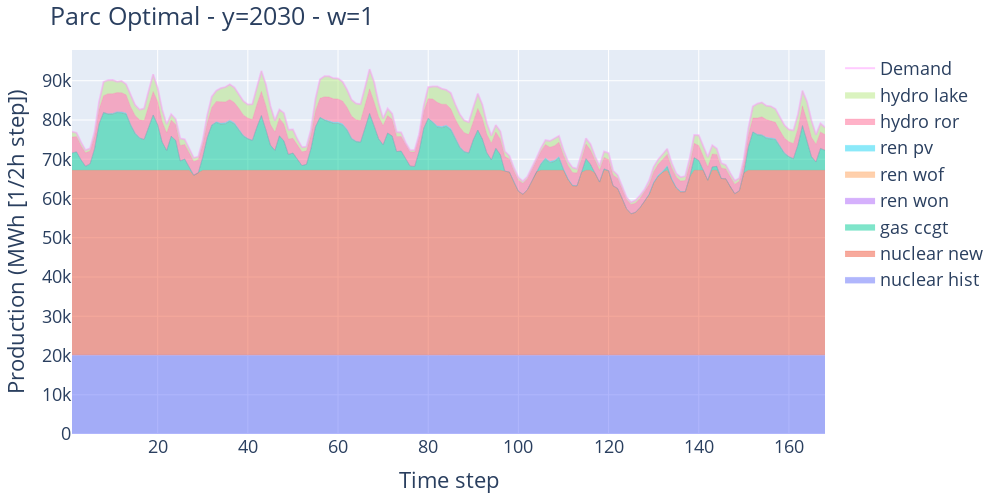
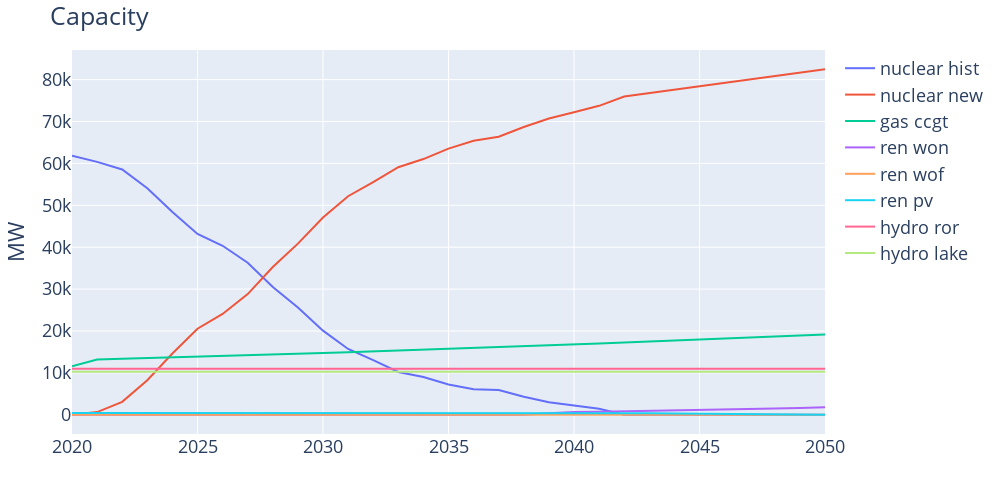

The code cell stored with these charts, in order, in its notebook:
### Code cell
################################################
# Plotting Energy 
################################################

fig = go.Figure()
year = 2030
week = 1

for i,t in techno.items():
    name = t.get_name() + ' ' + t.get_title()
    x = [h for y,w,h in t.get_tech().get_E().keys() if y == year and w == week]
    vals = [t.get_tech().get_E()[(year,week,h)] for h in x]
    fig.add_trace(go.Scatter(x=x,y=vals,stackgroup='one',line=dict(width=0.2),name=name))

x = [h for y,w,h in demand_dict.keys() if y == year and w == week]
vals = [demand_dict [(year,week,h)] for h in x]
fig.add_trace(go.Scatter(x=x,y=vals,mode='lines',line=dict(width=2.0),opacity=0.50,name='Demand'))

fig.update_layout(title=f"Parc Optimal - y={year} - w={week}",
                  yaxis_title='Production (MWh [1/2h step])',
                  xaxis_title="Time step",
                  #barmode='stack',
                  width=1000,height=500,margin=dict(l=50,r=150,b=30,t=50),font=dict(size=18))
fig.show()

print()

################################################
# Capacity evolution
################################################

fig = go.Figure()

for i,t in techno.items():
    name = t.get_name() + ' ' + t.get_title()
    x    = list(t.get_tech().get_P().keys())
    vals = list(t.get_tech().get_P().values())
    fig.add_trace(go.Scatter(x=x,y=vals,mode='lines',line=dict(width=2.0),name=name))

fig.update_layout(title="Capacity",
                  yaxis_title='MW',
                  xaxis_title="",
                  #barmode='stack',
                  width=1000,height=500,margin=dict(l=50,r=150,b=30,t=50),font=dict(size=18))
fig.show()

### Figure 1 — Plotly figure (JSON) as saved in the notebook; plotly's stock layout.template omitted (floating-point values rounded to 4 significant figures; data arrays with more than 128 entries replaced by an {"elided": "..."} marker saying what was removed)
{"data": [{"line": {"width": 0.2}, "name": "nuclear hist", "stackgroup": "one", "type": "scatter", "x": {"elided": "168 int values"}, "y": {"elided": "168 float values"}}, {"line": {"width": 0.2}, "name": "nuclear new", "stackgroup": "one", "type": "scatter", "x": {"elided": "168 int values"}, "y": {"elided": "168 float values"}}, {"line": {"width": 0.2}, "name": "gas ccgt", "stackgroup": "one", "type": "scatter", "x": {"elided": "168 int values"}, "y": {"elided": "168 float values"}}, {"line": {"width": 0.2}, "name": "ren won", "stackgroup": "one", "type": "scatter", "x": {"elided": "168 int values"}, "y": {"elided": "168 int values"}}, {"line": {"width": 0.2}, "name": "ren wof", "stackgroup": "one", "type": "scatter", "x": {"elided": "168 int values"}, "y": {"elided": "168 int values"}}, {"line": {"width": 0.2}, "name": "ren pv", "stackgroup": "one", "type": "scatter", "x": {"elided": "168 int values"}, "y": {"elided": "168 float values"}}, {"line": {"width": 0.2}, "name": "hydro ror", "stackgroup": "one", "type": "scatter", "x": {"elided": "168 int values"}, "y": {"elided": "168 float values"}}, {"line": {"width": 0.2}, "name": "hydro lake", "stackgroup": "one", "type": "scatter", "x": {"elided": "168 int values"}, "y": {"elided": "168 float values"}}, {"line": {"width": 2}, "mode": "lines", "name": "Demand", "opacity": 0.5, "type": "scatter", "x": {"elided": "168 int values"}, "y": {"elided": "168 float values"}}], "layout": {"font": {"size": 18}, "height": 500, "margin": {"b": 30, "l": 50, "r": 150, "t": 50}, "title": {"text": "Parc Optimal - y=2030 - w=1"}, "width": 1000, "xaxis": {"autorange": true, "range": [1, 168], "title": {"text": "Time step"}, "type": "linear"}, "yaxis": {"autorange": true, "range": [0, 97830.0], "title": {"text": "Production (MWh [1/2h step])"}, "type": "linear"}}}

### Figure 2 — Plotly figure (JSON) as saved in the notebook; plotly's stock layout.template omitted (floating-point values rounded to 4 significant figures)
{"data": [{"line": {"width": 2}, "mode": "lines", "name": "nuclear hist", "type": "scatter", "x": [2020, 2021, 2022, 2023, 2024, 2025, 2026, 2027, 2028, 2029, 2030, 2031, 2032, 2033, 2034, 2035, 2036, 2037, 2038, 2039, 2040, 2041, 2042, 2043, 2044, 2045, 2046, 2047, 2048, 2049, 2050], "y": [61840.0, 60360.0, 58560.0, 54070.0, 48410.0, 43180.0, 40350.0, 36290.0, 30500.0, 25630.0, 20080.0, 15710.0, 13060.0, 10230.0, 9003.0, 7239.0, 6111.0, 5900, 4317.0, 2990, 2198.0, 1438.0, 0, 0, 0, 0, 0, 0, 0, 0, 0]}, {"line": {"width": 2}, "mode": "lines", "name": "nuclear new", "type": "scatter", "x": [2020, 2021, 2022, 2023, 2024, 2025, 2026, 2027, 2028, 2029, 2030, 2031, 2032, 2033, 2034, 2035, 2036, 2037, 2038, 2039, 2040, 2041, 2042, 2043, 2044, 2045, 2046, 2047, 2048, 2049, 2050], "y": [0, 645.1, 3099.0, 8264.0, 14620.0, 20540.0, 24070.0, 28820.0, 35280.0, 40850.0, 47100.0, 52170.0, 55540.0, 59080.0, 61030.0, 63530.0, 65400.0, 66360.0, 68700.0, 70700.0, 72190.0, 73740.0, 75960.0, 76760.0, 77570.0, 78380.0, 79210.0, 80020.0, 80830.0, 81650.0, 82480.0]}, {"line": {"width": 2}, "mode": "lines", "name": "gas ccgt", "type": "scatter", "x": [2020, 2021, 2022, 2023, 2024, 2025, 2026, 2027, 2028, 2029, 2030, 2031, 2032, 2033, 2034, 2035, 2036, 2037, 2038, 2039, 2040, 2041, 2042, 2043, 2044, 2045, 2046, 2047, 2048, 2049, 2050], "y": [11570.0, 13210.0, 13380.0, 13530.0, 13680.0, 13840.0, 13990.0, 14160.0, 14350.0, 14540.0, 14730.0, 14920.0, 15120.0, 15310.0, 15510.0, 15710.0, 15910.0, 16120.0, 16320.0, 16560.0, 16800.0, 17020.0, 17250.0, 17480.0, 17710.0, 17940.0, 18170.0, 18420.0, 18660.0, 18910.0, 19160.0]}, {"line": {"width": 2}, "mode": "lines", "name": "ren won", "type": "scatter", "x": [2020, 2021, 2022, 2023, 2024, 2025, 2026, 2027, 2028, 2029, 2030, 2031, 2032, 2033, 2034, 2035, 2036, 2037, 2038, 2039, 2040, 2041, 2042, 2043, 2044, 2045, 2046, 2047, 2048, 2049, 2050], "y": [0, 0, 0, 0, 0, 0, 0, 0, 0, 0, 0, 0, 0, 0, 0, 0, 0, 0, 0, 347.9, 645.9, 728.4, 811.8, 896.0, 981.0, 1067.0, 1154.0, 1309.0, 1476.0, 1645.0, 1815.0]}, {"line": {"width": 2}, "mode": "lines", "name": "ren wof", "type": "scatter", "x": [2020, 2021, 2022, 2023, 2024, 2025, 2026, 2027, 2028, 2029, 2030, 2031, 2032, 2033, 2034, 2035, 2036, 2037, 2038, 2039, 2040, 2041, 2042, 2043, 2044, 2045, 2046, 2047, 2048, 2049, 2050], "y": [0, 0, 0, 0, 0, 0, 0, 0, 0, 0, 0, 0, 0, 0, 0, 0, 0, 0, 0, 0, 0, 0, 0, 0, 0, 0, 0, 0, 0, 0, 0]}, {"line": {"width": 2}, "mode": "lines", "name": "ren pv", "type": "scatter", "x": [2020, 2021, 2022, 2023, 2024, 2025, 2026, 2027, 2028, 2029, 2030, 2031, 2032, 2033, 2034, 2035, 2036, 2037, 2038, 2039, 2040, 2041, 2042, 2043, 2044, 2045, 2046, 2047, 2048, 2049, 2050], "y": [455.8, 457.5, 459.2, 460.9, 462.6, 464.4, 466.2, 467.9, 469.7, 471.5, 473.4, 475.2, 477.1, 479.0, 480.9, 482.8, 484.8, 486.7, 488.7, 523.6, 529.5, 474.6, 419.2, 363.2, 306.6, 249.5, 191.8, 152.5, 115.4, 78.08, 40.33]}, {"line": {"width": 2}, "mode": "lines", "name": "hydro ror", "type": "scatter", "x": [2020, 2021, 2022, 2023, 2024, 2025, 2026, 2027, 2028, 2029, 2030, 2031, 2032, 2033, 2034, 2035, 2036, 2037, 2038, 2039, 2040, 2041, 2042, 2043, 2044, 2045, 2046, 2047, 2048, 2049, 2050], "y": [11000, 11000, 11000, 11000, 11000, 11000, 11000, 11000, 11000, 11000, 11000, 11000, 11000, 11000, 11000, 11000, 11000, 11000, 11000, 11000, 11000, 11000, 11000, 11000, 11000, 11000, 11000, 11000, 11000, 11000, 11000]}, {"line": {"width": 2}, "mode": "lines", "name": "hydro lake", "type": "scatter", "x": [2020, 2021, 2022, 2023, 2024, 2025, 2026, 2027, 2028, 2029, 2030, 2031, 2032, 2033, 2034, 2035, 2036, 2037, 2038, 2039, 2040, 2041, 2042, 2043, 2044, 2045, 2046, 2047, 2048, 2049, 2050], "y": [10300, 10300, 10300, 10300, 10300, 10300, 10300, 10300, 10300, 10300, 10300, 10300, 10300, 10300, 10300, 10300, 10300, 10300, 10300, 10300, 10300, 10300, 10300, 10300, 10300, 10300, 10300, 10300, 10300, 10300, 10300]}], "layout": {"font": {"size": 18}, "height": 500, "margin": {"b": 30, "l": 50, "r": 150, "t": 50}, "title": {"text": "Capacity"}, "width": 1000, "xaxis": {"autorange": true, "range": [2020, 2050], "title": {"text": ""}, "type": "linear"}, "yaxis": {"autorange": true, "range": [-4582.0, 87060.0], "title": {"text": "MW"}, "type": "linear"}}}
